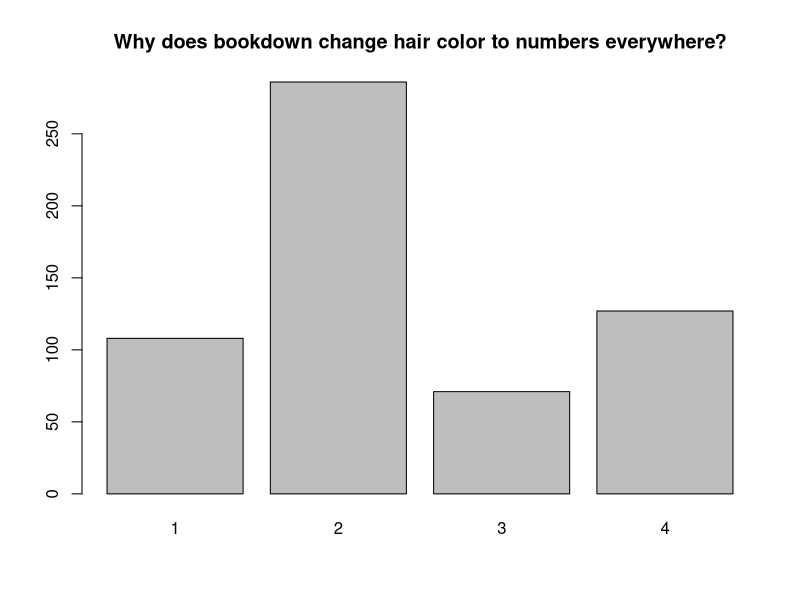

This chart was generated by the following R code: (Note: this script raises an error after producing the figure.)
## ---- chunk 1
library(knitr)
data(HairEyeColor)
haireyecolor <- as.data.frame(HairEyeColor)
haireyecolor

## Gross way of doing this
dt <- data.frame(Hair = NA, Eye = NA, Sex = NA, Freq = NA)
j <- 1
for(i in seq_len(nrow(haireyecolor))) {
  freq <- haireyecolor[i, "Freq"]
  for(k in seq_len(freq)) {
    dt[j, ] <- haireyecolor[i, ]
    j <- j + 1
  }
}
dt$Freq <- NULL
nrow(dt)
## ---- chunk 2
# hair <- dt$Hair
# eye <- dt$Eye
# sex <- dt$Sex
# why does rmarkdown insist on pissing me off always?
tab <- table(dt$Hair)
nn <- names(tab)
tab <- as.numeric(tab)
names(tab) <- nn
tab
## ---- chunk 3
prop.table(tab)
## ---- chunk 4
barplot(tab, main = "Why does bookdown change hair color to numbers everywhere?")
## ---- chunk 5
table2 <- with(dt, table(Eye, Hair))
table2
## ---- chunk 6
addmargins(table2)
## ---- chunk 7
# by population
prop.table(table2)

# by hair color
prop.table(table2, margin = 2) %>% addmargins(1)

# by eye color
prop.table(table2, margin = 1) %>% addmargins(2)
## ---- chunk 8
barplot(table2, beside = TRUE, main = "By Hair Color")
barplot(t(table2), beside = TRUE, main = "By Eye Color")
## ---- chunk 9
## Idk, I wanted something maybe not uniform? This can be changed
set.seed(123)
age <- c(sample(20:29, 25, replace = TRUE), sample(30:60, 25, replace = TRUE))
age
## ---- chunk 10
table(age)
barplot(table(age))
## ---- chunk 11
hist(age, breaks = seq(min(age), max(age), by = 10))
## ---- chunk 12
sals <- c("$31,176", "$50,879", "$34,619", "$103,000", "$36,549", "$130,000", "$37,876", "$144,600", "$48,962", "$5,075,000")
kable(matrix(sals, ncol = 2), format = "html")
## ---- chunk 13
n <- 500
x1 <- rbeta(n, 5, 5)
x2 <- rbeta(n, 8, 2)
#x3 <- c(rbeta(n/2, 2, 8), rep(0.8, 30)) # add outlier?
x3 <- rbeta(n/2, 2, 8)
x4 <- c(x2, x3)
titles <- c("Unimodal and Symmetric", "Unimodal and Skewed Left",
            "Unimodal and Skewed Right", "Bimodal")
x <- list(x1, x2, x3, x4)

par(mfrow = c(2,2)) 
for (i in seq_along(x)) {
  hist(x[[i]], breaks = 20, xlim = c(0, 1), main = titles[[i]])
  abline(v = mean(x[[i]]), col = 'blue')
  abline(v = median(x[[i]]), col = 'green')
  if (i == 2) legend("topleft", legend = c("Mean", "Median"), col = c("blue", "green"), lty = 1)
}

## ---- chunk 14
n <- 1e3
set.seed(69)
x1 <- rnorm(n, mean = 100, sd = 10)
x2 <- rnorm(n, mean = 100, sd = 25)
par(mfrow = c(1, 2))
aa <- hist(x1, main = "Dataset 1", breaks = seq(-25, 200, by = 5), ylim = c(0, 210))
abline(v = mean(x1), col = 'blue')
abline(v = median(x1), col = 'green')
bb <- hist(x2, main = "Dataset 2", breaks = seq(-25, 200, by = 5), ylim = c(0, 210))
abline(v = mean(x2), col = 'blue')
abline(v = median(x2), col = 'green')
